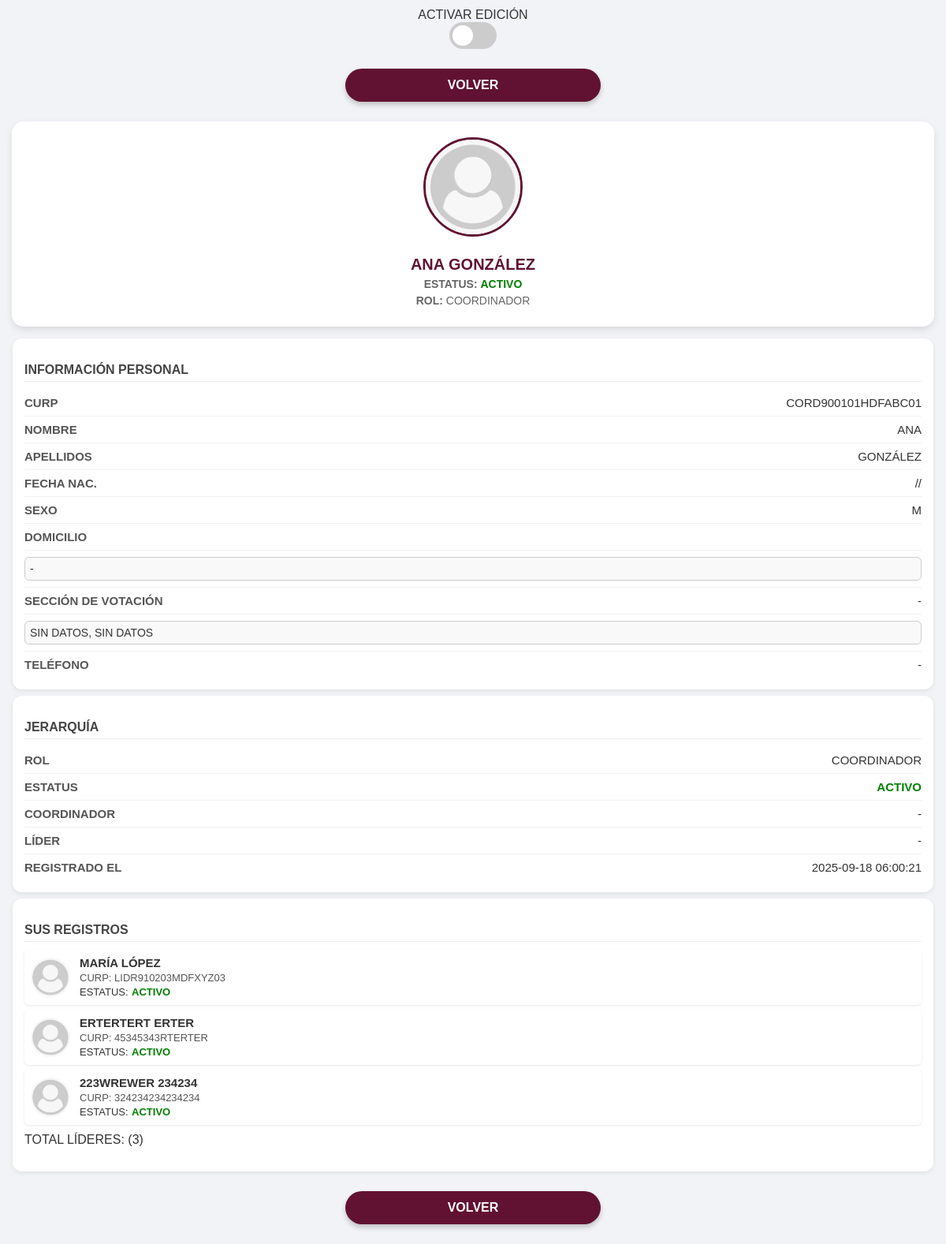
/vista.php?id=1, run on the app's committed database.
### tables this page shows
CREATE TABLE `coordinador` (
  `id` int(11) NOT NULL,
  `curp` varchar(18) NOT NULL,
  `nombre` varchar(100) NOT NULL,
  `apellidos` varchar(150) NOT NULL,
  `dia` int(11) DEFAULT NULL,
  `mes` int(11) DEFAULT NULL,
  `anios` int(11) DEFAULT NULL,
  `sexo` char(1) DEFAULT NULL,
  `estado` varchar(100) DEFAULT NULL,
  `domicilio` varchar(255) DEFAULT NULL,
  `seccion` varchar(50) DEFAULT NULL,
  `telefono` varchar(20) DEFAULT NULL,
  `foto` varchar(255) DEFAULT NULL,
  `rol` enum('coordinador','lider','sublider','militante') DEFAULT 'coordinador',
  `estatus` enum('activo','inactivo') DEFAULT 'activo',
  `registrado_el` timestamp NOT NULL DEFAULT current_timestamp()
);

CREATE TABLE `lider` (
  `id` int(11) NOT NULL,
  `curp` varchar(18) NOT NULL,
  `nombre` varchar(100) NOT NULL,
  `apellidos` varchar(150) NOT NULL,
  `dia` int(11) DEFAULT NULL,
  `mes` int(11) DEFAULT NULL,
  `anios` int(11) NOT NULL,
  `sexo` char(1) DEFAULT NULL,
  `estado` varchar(100) DEFAULT NULL,
  `domicilio` varchar(255) DEFAULT NULL,
  `seccion` varchar(50) DEFAULT NULL,
  `telefono` varchar(20) DEFAULT NULL,
  `foto` varchar(10000) NOT NULL,
  `rol` enum('coordinador','lider','sublider','militante') DEFAULT 'lider',
  `estatus` enum('activo','inactivo') DEFAULT 'activo',
  `registrado_el` timestamp NOT NULL DEFAULT current_timestamp(),
  `coordinador` varchar(18) NOT NULL
);

### vista.php (the view, shortened to what this page needs)
<?php
include 'config/conexion.php';
$id = isset($_GET['id']) ? intval($_GET['id']) : 0;
$afiliado = null;
$tablas = ['coordinador', 'lider', 'sublider', 'militante'];
foreach ($tablas as $tabla) {
    $sql = "SELECT *, '$tabla' AS rol_tabla FROM $tabla WHERE id=? LIMIT 1";
    $stmt = $conn->prepare($sql);
    $stmt->bind_param("i", $id);
    $stmt->execute();
    $res = $stmt->get_result();
    if ($res && $res->num_rows > 0) {
        $afiliado = $res->fetch_assoc();
        break;
    }
}
$foto = !empty($afiliado['foto']) && file_exists(__DIR__ . "/uploads/" . $afiliado['foto'])
    ? "uploads/" . rawurlencode($afiliado['foto'])
    : "img/default-user.png";
$cp = $colonia = $referencia = 'Sin datos';
?>
<!DOCTYPE html>
<html lang="es">
<head>
    <link href="https://framework-gb.cdn.gob.mx/assets/styles/main.css" rel="stylesheet">
</head>
<body>
    <div style="text-align:center; margin:10px 0;">
        Activar edición <br>
        <label class="switch">
            <span class="slider round"></span>
        </label>
    </div>
    <a href="dashboard.php" class="btn-volver">Volver</a>
    <div class="profile-card">
        <img src="<?= $foto ?>" alt="Foto">
        <h2><?= htmlspecialchars($afiliado['nombre'] . " " . $afiliado['apellidos']) ?></h2>
        <?php
        $estatus = $afiliado['estatus'] ?? '-';
        $color = ($estatus === 'activo') ? 'green' : 'red';
        ?>
        <p><strong>Estatus:</strong> <span
                style="color:<?= $color ?>; font-weight:bold;"><?= htmlspecialchars($estatus) ?></span></p>
        <p><strong>Rol:</strong> <?= htmlspecialchars($afiliado['rol_tabla']) ?></p>
    </div>
    <form action="">
        <div class="section-card">
            <h3>Información Personal</h3>
            <div class="field"><span>CURP</span><span class="editable"
                    data-type="text"><?= htmlspecialchars($afiliado['curp'] ?? '-') ?></span></div>
            <div class="field"><span>Nombre</span><span class="editable"
                    data-type="text"><?= htmlspecialchars($afiliado['nombre'] ?? '-') ?></span></div>
            <div class="field"><span>Apellidos</span><span class="editable"
                    data-type="text"><?= htmlspecialchars($afiliado['apellidos'] ?? '-') ?></span></div>
            <div class="field"><span>Fecha
                    Nac.</span><span><?= htmlspecialchars(($afiliado['dia'] ?? '') . "/" . ($afiliado['mes'] ?? '') . "/" . ($afiliado['anios'] ?? '')) ?></span>
            </div>
            <div class="field"><span>Sexo</span><span><?= htmlspecialchars($afiliado['sexo'] ?? '-') ?></span></div>
            <div class="field"><span>Domicilio</span></div>
            <div class="field">
                <div class="editable" data-type="textarea"
                    style="width:100%; font-size:14px; text-transform:uppercase; border:1px solid #ccc; padding:6px; border-radius:6px; background:#f9f9f9;">
                    <?= htmlspecialchars($afiliado['domicilio'] ?? '-') ?>
                </div>
            </div>
            <div class="field"><span>Sección de votación</span><span class="editable"
                    data-type="text"><?= htmlspecialchars($afiliado['seccion'] ?? '-') ?></span></div>
            <div class="field">
                <div class="editable" data-type="textarea"
                    style="width:100%; font-size:14px; text-transform:uppercase; border:1px solid #ccc; padding:6px; border-radius:6px; background:#f9f9f9;">
                    <?= strtoupper(htmlspecialchars($colonia . ', ' . $referencia)) ?>
                </div>
            </div>
            <div class="field"><span>Teléfono</span><span class="editable"
                    data-type="text"><?= htmlspecialchars($afiliado['telefono'] ?? '-') ?></span></div>
        </div>
        <div class="section-card">
            <h3>Jerarquía</h3>
            <div class="field">
                <span>Rol</span><span><?= htmlspecialchars($afiliado['rol'] ?? $afiliado['rol_tabla']) ?></span>
            </div>
            <div class="field"><span>Estatus</span><span
                    style="color:<?= $color ?>; font-weight:bold;"><?= htmlspecialchars($estatus) ?></span></div>
            <div class="field">
                <span>Coordinador</span><span><?= htmlspecialchars($afiliado['coordinador'] ?? '-') ?></span>
            </div>
            <div class="field"><span>Líder</span><span><?= htmlspecialchars($afiliado['lider'] ?? '-') ?></span></div>
            <div class="field"><span>Registrado
                    el</span><span><?= htmlspecialchars($afiliado['registrado_el'] ?? '-') ?></span></div>
        </div>
    </form>
    <div class="section-card">
        <h3>Sus registros</h3>
        <?php
        $susRegistros = [];
        switch ($afiliado['rol_tabla']) {
            case 'coordinador':
                $sql = "SELECT * FROM lider WHERE coordinador = ?";
                $nivel = "Líderes";
                break;
        }
        if ($sql) {
            $stmt = $conn->prepare($sql);
            $stmt->bind_param("s", $afiliado['curp']);
            $stmt->execute();
            $res = $stmt->get_result();
            $susRegistros = $res->fetch_all(MYSQLI_ASSOC);
        }
        if (!empty($susRegistros)) {
            echo "<ul style='list-style:none; padding:0; margin:0;'>";
            foreach ($susRegistros as $r) {
                $fotoRegistro = !empty($r['foto']) && file_exists(__DIR__ . "/uploads/" . $r['foto'])
                    ? "uploads/" . rawurlencode($r['foto'])
                    : "img/default-user.png";
                $estatusRegistro = $r['estatus'] ?? '-';
                $color = ($estatusRegistro === 'activo') ? 'green' : 'red';
                echo "<li style='padding:8px; margin-bottom:6px; display:flex; align-items:center; border-radius:6px; background:#fff; box-shadow:0 1px 3px rgba(0,0,0,0.1);'>";
                echo "<img src='$fotoRegistro' style='width:50px; height:50px; border-radius:50%; object-fit:cover; flex-shrink:0; margin-right:12px;'>";
                echo "<div style='text-align:left;'>";
                echo "<strong style='font-size:15px; text-transform:uppercase;'>" . htmlspecialchars($r['nombre'] . ' ' . $r['apellidos']) . "</strong><br>";
                echo "<span style='font-size:13px; color:#555;'>CURP: " . htmlspecialchars($r['curp'] ?? '-') . "</span><br>";
                echo "<span  style='font-size:13px;'>Estatus:</span> <span style='font-size:13px; color:$color; font-weight:bold;'>" . htmlspecialchars($estatusRegistro) . "</span>";
                echo "</div>";
                echo "</li>";
            }
            echo "</ul>";
            echo "<p style='margin-top:10px;' text-decoratio:bold;>Total $nivel: (" . count($susRegistros) . ")</p>";
        } else {
            echo "<p>No tiene registros en este nivel.</p>";
        }
        ?>
    </div>
    <a href="dashboard.php" class="btn-volver">Volver</a>
</body>
</html>

### vista.php (style rules this page uses)
body { font-family: Patria, "noso Sans", Helvetica, Arial, sans-serif; margin: 0; padding: 0; background: #f2f3f7; color: #333; text-transform: uppercase; }
.profile-card { background: #fff; margin: 15px; border-radius: 15px; padding: 20px; text-align: center; box-shadow: 0 4px 10px rgba(0, 0, 0, 0.1); }
.profile-card img { width: 120px; height: 120px; border-radius: 50%; object-fit: cover; margin-bottom: 10px; border: 3px solid #611232; }
.profile-card h2 { margin: 10px 0 5px; font-size: 20px; color: #611232; }
.profile-card p { margin: 5px 0; font-size: 14px; color: #666; }
.section-card { background: #fff; margin: 0.5rem 1rem; border-radius: 12px; padding: 15px; box-shadow: 0 2px 6px rgba(0, 0, 0, 0.08); }
.section-card h3 { font-size: 16px; margin-bottom: 10px; color: #444; border-bottom: 1px solid #eee; padding-bottom: 5px; }
.field { display: flex; justify-content: space-between; padding: 8px 0; font-size: 15px; border-bottom: 1px solid #f1f1f1; }
.field:last-child { border-bottom: none; }
.field span:first-child { font-weight: bold; color: #555; }
.btn-volver { display: block; width: 90%; max-width: 300px; margin: 25px auto; padding: 12px; background: #611232; color: #fff; border: none; border-radius: 30px; font-size: 16px; text-align: center; text-decoration: none; font-weight: bold; box-shadow: 0 4px 6px rgba(0, 0, 0, 0.2); transition: all 0.3s; }
.switch { position: relative; display: inline-block; width: 60px; height: 34px; }
.slider { position: absolute; cursor: pointer; top: 0; left: 0; right: 0; bottom: 0; background-color: #ccc; transition: .4s; border-radius: 34px; }
.slider:before { position: absolute; content: ""; height: 26px; width: 26px; left: 4px; bottom: 4px; background-color: white; transition: .4s; border-radius: 50%; }

### data on the page
coordinador: nombre+apellidos "ANA GONZÁLEZ", estatus "ACTIVO", curp "CORD900101HDFABC01", nombre "ANA", apellidos "GONZÁLEZ", dia+mes+anios "//", sexo "M", domicilio "-", seccion "-", telefono "-", rol "COORDINADOR", registrado_el "2025-09-18 06:00:21"
lider: nombre+apellidos "MARÍA LÓPEZ", curp "LIDR910203MDFXYZ03", estatus "ACTIVO"
lider: nombre+apellidos "ERTERTERT ERTER", curp "45345343RTERTER", estatus "ACTIVO"
lider: nombre+apellidos "223WREWER 234234", curp "324234234234234", estatus "ACTIVO"

### other printed values
$afiliado['rol_tabla'] "COORDINADOR"
$colonia . ', ' . $referencia "SIN DATOS, SIN DATOS"
$afiliado['coordinador'] "-"
$afiliado['lider'] "-"
$nivel "LÍDERES"
count($susRegistros) "3"
